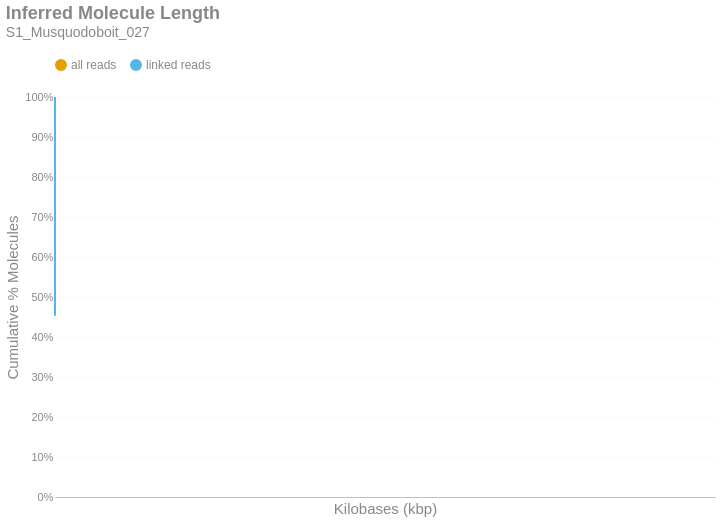

The notebook cell this image was saved under:
### Markdown cell above
### Inferred Molecule Length
This is the cumulative frequency distribution of molecule lengths inferred from the first and last alignment positions along a contig for all alignments associated with a single linked-read barcode on a given contig.There are two distributions: one with `all` the alignments (yellow) and another with only `linked reads` (blue). The percent of molecules in the `linked reads` distribution is relative to the total number of linked molecules.

### Code cell
if SKIPLR:
    print_html(f"Skipped")
else:
    binned_df = consolidated_hist(valids['length_inferred']/1000, mask, 10, True)
    binned_df = binned_df.with_columns(
        pl.when(pl.col('bin').cast(pl.Utf8) == '0').then(pl.lit('1')).otherwise(pl.col('bin').cast(pl.Utf8)).alias('bin')
    )
    with SafeRender(binned_df):
        (
            density_plot(binned_df, 'Inferred Molecule Length', samplename, 'inferredlen')
            .transform_calculate(bin_kb='datum.bin / 1000')
            .encode(
                x=alt.X('bin_kb:Q', title="Kilobases (kbp)").scale(type='log', padding=0).axis(labelAngle=-40),
                y=alt.Y('value:Q', title='Cumulative % Molecules')
                    .axis(format='%')
                    .stack(False)
                    .scale(domainMin=0, domainMax=1,padding=0),
                color=alt.Color("key:N").scale(domain = ["all reads", "linked reads"]),
                tooltip = [
                    alt.Tooltip("key:N", title = "Data Type"),
                    alt.Tooltip("range_label:N", title="Kilobases"),
                    alt.Tooltip("value:Q", format = ".2%", title="% Molecules (Cum.)")
                ]
            )
        ).display()

### Figure 1 — Vega-Lite specification as saved in the notebook (floating-point values rounded to 4 significant figures; data arrays with more than 128 entries replaced by an {"elided": "..."} marker saying what was removed)
{"width": "container", "height": 400, "config": {"title": {"anchor": "start", "dy": -15, "fontSize": 18, "color": "#888888", "subtitleColor": "#888888", "subtitleFontSize": 14}, "arc": {"fill": "#0072B2"}, "axis": {"domainColor": "#888888", "domainWidth": 0.5, "gridWidth": 0.2, "grid": false, "titleFontWeight": 400, "titleFontSize": 15, "labelFontSize": 11, "labelColor": "#888888", "tickColor": "#888888", "tickWidth": 0.2, "titleColor": "#888888"}, "axisBand": {"grid": false}, "axisX": {"grid": true, "tickSize": 10, "domainCap": "round"}, "axisY": {"domain": false, "grid": true, "tickSize": 0, "domainCap": "round"}, "background": "transparent", "header": {"labelFontSize": 15, "labelColor": "#888888", "titleFontSize": 15, "titleFontWeight": 600, "titleColor": "#888888"}, "legend": {"labelFont": "sans-serif", "labelFontSize": 12, "labelColor": "#888888", "symbolSize": 100, "symbolType": "circle", "titleFontSize": 12, "titlePadding": 10, "titleColor": "#888888", "title": null, "orient": "top"}, "range": {"category": ["#E69F00", "#56B4E9", "#009E73", "#F0E442", "#0072B2", "#D55E00", "#CC79A7", "#000000"], "diverging": ["#cfe8f3", "#a2d4ec", "#73bfe2", "#46abdb", "#1696d2", "#12719e"]}, "area": {"fill": "#0072B2", "fillOpacity": 0.7, "line": true, "strokeOpacity": 0.7}, "line": {"color": "#0072B2", "stroke": "#0072B2", "strokeWidth": 2}, "trail": {"color": "#0072B2", "stroke": "#0072B2", "strokeWidth": 0, "size": 1}, "point": {"filled": true, "fillOpacity": 1.0, "size": 95}, "text": {"color": "#888888", "fontSize": 11, "align": "right", "fontWeight": 400, "size": 11}, "bar": {"fill": "#0072B2", "stroke": null}, "view": {"stroke": null, "continuousWidth": 660, "continuousHeight": 400}}, "data": {"name": "data-c779fbf1dd1a0bf48bcf33fb37cf2638"}, "mark": {"type": "line", "interpolate": "monotone", "point": {"opacity": 0, "size": 275}}, "encoding": {"color": {"field": "key", "scale": {"domain": ["all reads", "linked reads"]}, "type": "nominal"}, "tooltip": [{"field": "key", "title": "Data Type", "type": "nominal"}, {"field": "range_label", "title": "Kilobases", "type": "nominal"}, {"field": "value", "format": ".2%", "title": "% Molecules (Cum.)", "type": "quantitative"}], "x": {"axis": {"labelAngle": -40}, "field": "bin_kb", "scale": {"type": "log", "padding": 0}, "title": "Kilobases (kbp)", "type": "quantitative"}, "y": {"axis": {"format": "%"}, "field": "value", "scale": {"domainMin": 0, "domainMax": 1, "padding": 0}, "stack": false, "title": "Cumulative % Molecules", "type": "quantitative"}}, "params": [{"name": "param_c36ac31b6afebe62", "select": {"type": "point", "fields": ["key"]}, "bind": "legend"}], "title": {"text": "Inferred Molecule Length", "subtitle": "S1_Musquodoboit_027"}, "transform": [{"fold": ["all reads (cumsum)", "linked reads (cumsum)"]}, {"calculate": "replace(datum.key, ' (cumsum)', '')", "as": "key"}, {"filter": {"param": "param_c36ac31b6afebe62"}}, {"calculate": "datum.bin / 1000", "as": "bin_kb"}], "usermeta": {"embedOptions": {"downloadFileName": "S1_Musquodoboit_027.inferredlen"}}, "$schema": "https://vega.github.io/schema/vega-lite/v6.1.0.json", "datasets": {"data-c779fbf1dd1a0bf48bcf33fb37cf2638": {"elided": "785 records"}}}
